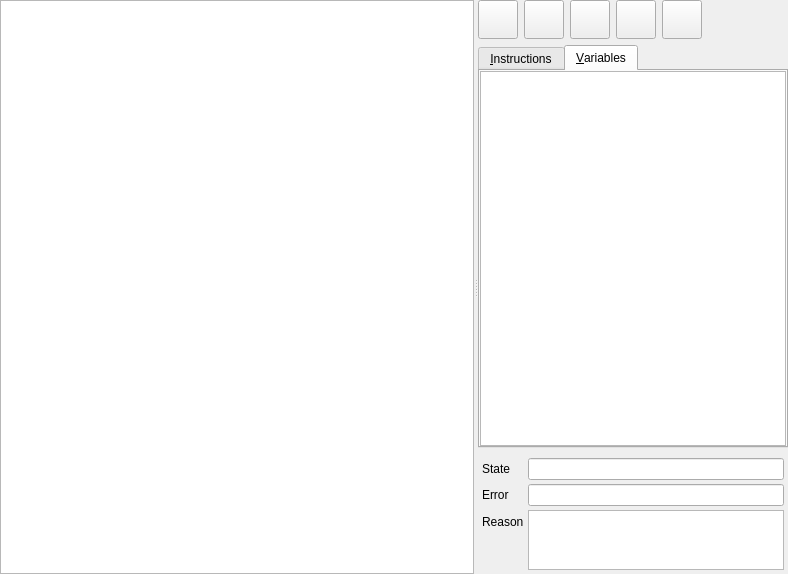
<?xml version="1.0" encoding="UTF-8"?>
<ui version="4.0">
 <class>ScriptEditor</class>
 <widget class="QWidget" name="ScriptEditor">
  <property name="geometry">
   <rect>
    <x>0</x>
    <y>0</y>
    <width>788</width>
    <height>574</height>
   </rect>
  </property>
  <property name="sizePolicy">
   <sizepolicy hsizetype="Preferred" vsizetype="Preferred">
    <horstretch>0</horstretch>
    <verstretch>0</verstretch>
   </sizepolicy>
  </property>
  <layout class="QVBoxLayout" name="verticalLayout_5">
   <property name="leftMargin">
    <number>0</number>
   </property>
   <property name="topMargin">
    <number>0</number>
   </property>
   <property name="rightMargin">
    <number>0</number>
   </property>
   <property name="bottomMargin">
    <number>0</number>
   </property>
   <item>
    <layout class="QVBoxLayout" name="verticalLayout_4">
     <item>
      <widget class="QSplitter" name="splitter">
       <property name="orientation">
        <enum>Qt::Horizontal</enum>
       </property>
       <widget class="sf::Editor" name="pteSource">
        <property name="sizePolicy">
         <sizepolicy hsizetype="Expanding" vsizetype="Expanding">
          <horstretch>2</horstretch>
          <verstretch>0</verstretch>
         </sizepolicy>
        </property>
        <property name="minimumSize">
         <size>
          <width>350</width>
          <height>0</height>
         </size>
        </property>
       </widget>
       <widget class="QWidget" name="verticalLayoutWidget">
        <layout class="QVBoxLayout" name="verticalLayout">
         <item>
          <widget class="QWidget" name="wToolButtons" native="true">
           <property name="sizePolicy">
            <sizepolicy hsizetype="Preferred" vsizetype="Preferred">
             <horstretch>0</horstretch>
             <verstretch>0</verstretch>
            </sizepolicy>
           </property>
           <layout class="QHBoxLayout" name="horizontalLayout_2">
            <property name="leftMargin">
             <number>0</number>
            </property>
            <property name="topMargin">
             <number>0</number>
            </property>
            <property name="rightMargin">
             <number>0</number>
            </property>
            <property name="bottomMargin">
             <number>0</number>
            </property>
            <item>
             <widget class="QToolButton" name="tbCompile">
              <property name="iconSize">
               <size>
                <width>32</width>
                <height>32</height>
               </size>
              </property>
             </widget>
            </item>
            <item>
             <widget class="QToolButton" name="tbInitialize">
              <property name="iconSize">
               <size>
                <width>32</width>
                <height>32</height>
               </size>
              </property>
             </widget>
            </item>
            <item>
             <widget class="QToolButton" name="tbStep">
              <property name="iconSize">
               <size>
                <width>32</width>
                <height>32</height>
               </size>
              </property>
             </widget>
            </item>
            <item>
             <widget class="QToolButton" name="tbRun">
              <property name="iconSize">
               <size>
                <width>32</width>
                <height>32</height>
               </size>
              </property>
             </widget>
            </item>
            <item>
             <widget class="QToolButton" name="tbStop">
              <property name="iconSize">
               <size>
                <width>32</width>
                <height>32</height>
               </size>
              </property>
             </widget>
            </item>
            <item>
             <spacer name="horizontalSpacer">
              <property name="orientation">
               <enum>Qt::Horizontal</enum>
              </property>
              <property name="sizeHint" stdset="0">
               <size>
                <width>0</width>
                <height>0</height>
               </size>
              </property>
             </spacer>
            </item>
           </layout>
          </widget>
         </item>
         <item>
          <widget class="QTabWidget" name="tabWidget">
           <property name="minimumSize">
            <size>
             <width>250</width>
             <height>0</height>
            </size>
           </property>
           <property name="currentIndex">
            <number>1</number>
           </property>
           <widget class="QWidget" name="tabInstructions">
            <attribute name="title">
             <string>&amp;Instructions</string>
            </attribute>
            <layout class="QVBoxLayout" name="verticalLayout_3">
             <property name="leftMargin">
              <number>0</number>
             </property>
             <property name="topMargin">
              <number>0</number>
             </property>
             <property name="rightMargin">
              <number>0</number>
             </property>
             <property name="bottomMargin">
              <number>0</number>
             </property>
             <item>
              <widget class="QTreeView" name="tvInstructions">
               <property name="sizePolicy">
                <sizepolicy hsizetype="Expanding" vsizetype="Expanding">
                 <horstretch>1</horstretch>
                 <verstretch>0</verstretch>
                </sizepolicy>
               </property>
               <property name="sizeAdjustPolicy">
                <enum>QAbstractScrollArea::AdjustToContentsOnFirstShow</enum>
               </property>
               <property name="editTriggers">
                <set>QAbstractItemView::NoEditTriggers</set>
               </property>
               <property name="showDropIndicator" stdset="0">
                <bool>false</bool>
               </property>
               <property name="defaultDropAction">
                <enum>Qt::IgnoreAction</enum>
               </property>
               <property name="alternatingRowColors">
                <bool>true</bool>
               </property>
               <property name="rootIsDecorated">
                <bool>false</bool>
               </property>
               <property name="itemsExpandable">
                <bool>false</bool>
               </property>
               <property name="expandsOnDoubleClick">
                <bool>false</bool>
               </property>
               <attribute name="headerMinimumSectionSize">
                <number>20</number>
               </attribute>
              </widget>
             </item>
            </layout>
           </widget>
           <widget class="QWidget" name="tabVariables">
            <attribute name="title">
             <string>&amp;Variables</string>
            </attribute>
            <layout class="QVBoxLayout" name="verticalLayout_2">
             <property name="leftMargin">
              <number>0</number>
             </property>
             <property name="topMargin">
              <number>0</number>
             </property>
             <property name="rightMargin">
              <number>0</number>
             </property>
             <property name="bottomMargin">
              <number>0</number>
             </property>
             <item>
              <widget class="QTreeView" name="tvVariables">
               <property name="alternatingRowColors">
                <bool>true</bool>
               </property>
               <property name="selectionMode">
                <enum>QAbstractItemView::SingleSelection</enum>
               </property>
               <property name="selectionBehavior">
                <enum>QAbstractItemView::SelectItems</enum>
               </property>
              </widget>
             </item>
            </layout>
           </widget>
          </widget>
         </item>
         <item>
          <layout class="QFormLayout" name="formLayout">
           <property name="horizontalSpacing">
            <number>4</number>
           </property>
           <property name="verticalSpacing">
            <number>4</number>
           </property>
           <property name="leftMargin">
            <number>4</number>
           </property>
           <property name="topMargin">
            <number>4</number>
           </property>
           <property name="rightMargin">
            <number>4</number>
           </property>
           <property name="bottomMargin">
            <number>4</number>
           </property>
           <item row="0" column="0">
            <widget class="QLabel" name="lblState">
             <property name="text">
              <string>State</string>
             </property>
             <property name="buddy">
              <cstring>leState</cstring>
             </property>
            </widget>
           </item>
           <item row="0" column="1">
            <widget class="QLineEdit" name="leState">
             <property name="statusTip">
              <string>State of the script.</string>
             </property>
             <property name="readOnly">
              <bool>true</bool>
             </property>
            </widget>
           </item>
           <item row="1" column="0">
            <widget class="QLabel" name="lblError">
             <property name="text">
              <string>Error</string>
             </property>
             <property name="buddy">
              <cstring>leError</cstring>
             </property>
            </widget>
           </item>
           <item row="1" column="1">
            <widget class="QLineEdit" name="leError">
             <property name="statusTip">
              <string>Error code and message.</string>
             </property>
             <property name="readOnly">
              <bool>true</bool>
             </property>
            </widget>
           </item>
           <item row="2" column="1">
            <widget class="QTextEdit" name="teReason">
             <property name="sizePolicy">
              <sizepolicy hsizetype="Expanding" vsizetype="Preferred">
               <horstretch>0</horstretch>
               <verstretch>0</verstretch>
              </sizepolicy>
             </property>
             <property name="maximumSize">
              <size>
               <width>16777215</width>
               <height>60</height>
              </size>
             </property>
             <property name="statusTip">
              <string>Reason or cause of the error.</string>
             </property>
             <property name="readOnly">
              <bool>true</bool>
             </property>
            </widget>
           </item>
           <item row="2" column="0">
            <widget class="QLabel" name="lblReason">
             <property name="text">
              <string>Reason</string>
             </property>
             <property name="buddy">
              <cstring>teReason</cstring>
             </property>
            </widget>
           </item>
          </layout>
         </item>
        </layout>
       </widget>
      </widget>
     </item>
    </layout>
   </item>
  </layout>
  <action name="actionCompile">
   <property name="text">
    <string>Compile</string>
   </property>
   <property name="statusTip">
    <string>Compile the script.</string>
   </property>
   <property name="shortcut">
    <string>Ctrl+F9</string>
   </property>
  </action>
  <action name="actionRun">
   <property name="text">
    <string>&amp;Run</string>
   </property>
   <property name="statusTip">
    <string>Run the full script.</string>
   </property>
   <property name="shortcut">
    <string>Shift+F10</string>
   </property>
  </action>
  <action name="actionStep">
   <property name="text">
    <string>&amp;Step</string>
   </property>
   <property name="statusTip">
    <string>Run one instruction.</string>
   </property>
   <property name="shortcut">
    <string>F8</string>
   </property>
  </action>
  <action name="actionInitialize">
   <property name="text">
    <string>Initialize</string>
   </property>
   <property name="statusTip">
    <string>Initializes the script by assigning the global variables.</string>
   </property>
   <property name="shortcut">
    <string>F9</string>
   </property>
  </action>
  <action name="actionStop">
   <property name="text">
    <string>Stop</string>
   </property>
   <property name="statusTip">
    <string>Initializes the script by assigning the global variables.</string>
   </property>
   <property name="shortcut">
    <string>Ctrl+F2</string>
   </property>
  </action>
 </widget>
 <customwidgets>
  <customwidget>
   <class>sf::Editor</class>
   <extends>QPlainTextEdit</extends>
   <header>misc/qt/Editor.h</header>
   <container>1</container>
  </customwidget>
 </customwidgets>
 <resources/>
 <connections/>
</ui>
